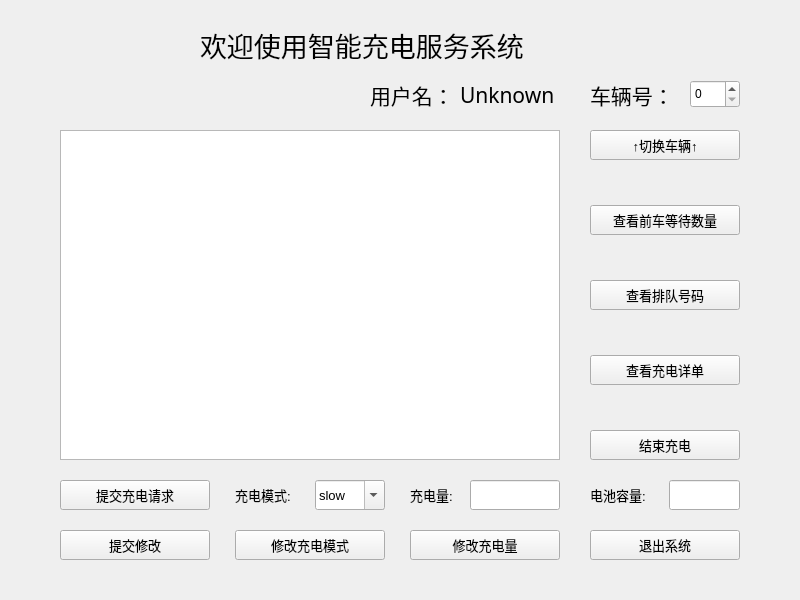
<?xml version="1.0" encoding="UTF-8"?>
<ui version="4.0">
 <class>WorkWindow</class>
 <widget class="QWidget" name="WorkWindow">
  <property name="geometry">
   <rect>
    <x>0</x>
    <y>0</y>
    <width>800</width>
    <height>600</height>
   </rect>
  </property>
  <property name="windowTitle">
   <string>Form</string>
  </property>
  <widget class="QPushButton" name="submitRequest">
   <property name="geometry">
    <rect>
     <x>60</x>
     <y>480</y>
     <width>150</width>
     <height>30</height>
    </rect>
   </property>
   <property name="font">
    <font>
     <pointsize>10</pointsize>
    </font>
   </property>
   <property name="text">
    <string>提交充电请求</string>
   </property>
  </widget>
  <widget class="QPushButton" name="changeMode">
   <property name="geometry">
    <rect>
     <x>235</x>
     <y>530</y>
     <width>150</width>
     <height>30</height>
    </rect>
   </property>
   <property name="font">
    <font>
     <pointsize>10</pointsize>
    </font>
   </property>
   <property name="text">
    <string>修改充电模式</string>
   </property>
  </widget>
  <widget class="QPushButton" name="changeCapacity">
   <property name="geometry">
    <rect>
     <x>410</x>
     <y>530</y>
     <width>150</width>
     <height>30</height>
    </rect>
   </property>
   <property name="font">
    <font>
     <pointsize>10</pointsize>
    </font>
   </property>
   <property name="text">
    <string>修改充电量</string>
   </property>
  </widget>
  <widget class="QPushButton" name="viewQueueNum">
   <property name="geometry">
    <rect>
     <x>590</x>
     <y>280</y>
     <width>150</width>
     <height>30</height>
    </rect>
   </property>
   <property name="font">
    <font>
     <pointsize>10</pointsize>
    </font>
   </property>
   <property name="text">
    <string>查看排队号码</string>
   </property>
  </widget>
  <widget class="QPushButton" name="viewWaitNum">
   <property name="geometry">
    <rect>
     <x>590</x>
     <y>205</y>
     <width>150</width>
     <height>30</height>
    </rect>
   </property>
   <property name="font">
    <font>
     <pointsize>10</pointsize>
    </font>
   </property>
   <property name="text">
    <string>查看前车等待数量</string>
   </property>
  </widget>
  <widget class="QPushButton" name="viewDetail">
   <property name="geometry">
    <rect>
     <x>590</x>
     <y>355</y>
     <width>150</width>
     <height>30</height>
    </rect>
   </property>
   <property name="font">
    <font>
     <pointsize>10</pointsize>
    </font>
   </property>
   <property name="text">
    <string>查看充电详单</string>
   </property>
  </widget>
  <widget class="QPushButton" name="endORpay">
   <property name="geometry">
    <rect>
     <x>590</x>
     <y>430</y>
     <width>150</width>
     <height>30</height>
    </rect>
   </property>
   <property name="font">
    <font>
     <pointsize>10</pointsize>
    </font>
   </property>
   <property name="text">
    <string>结束充电</string>
   </property>
  </widget>
  <widget class="QPushButton" name="submitChange">
   <property name="geometry">
    <rect>
     <x>60</x>
     <y>530</y>
     <width>150</width>
     <height>30</height>
    </rect>
   </property>
   <property name="font">
    <font>
     <pointsize>10</pointsize>
    </font>
   </property>
   <property name="text">
    <string>提交修改</string>
   </property>
  </widget>
  <widget class="QLabel" name="modeLab">
   <property name="geometry">
    <rect>
     <x>235</x>
     <y>480</y>
     <width>81</width>
     <height>30</height>
    </rect>
   </property>
   <property name="font">
    <font>
     <pointsize>10</pointsize>
    </font>
   </property>
   <property name="text">
    <string>充电模式:</string>
   </property>
  </widget>
  <widget class="QComboBox" name="modeBox">
   <property name="geometry">
    <rect>
     <x>315</x>
     <y>480</y>
     <width>70</width>
     <height>30</height>
    </rect>
   </property>
   <property name="font">
    <font>
     <pointsize>10</pointsize>
    </font>
   </property>
   <property name="editable">
    <bool>true</bool>
   </property>
   <property name="currentText">
    <string>slow</string>
   </property>
   <property name="currentIndex">
    <number>0</number>
   </property>
   <item>
    <property name="text">
     <string>slow</string>
    </property>
   </item>
   <item>
    <property name="text">
     <string>fast</string>
    </property>
   </item>
  </widget>
  <widget class="QLabel" name="capacityLab">
   <property name="geometry">
    <rect>
     <x>410</x>
     <y>480</y>
     <width>81</width>
     <height>30</height>
    </rect>
   </property>
   <property name="font">
    <font>
     <pointsize>10</pointsize>
    </font>
   </property>
   <property name="text">
    <string>充电量:</string>
   </property>
  </widget>
  <widget class="QLineEdit" name="capacityEdit">
   <property name="geometry">
    <rect>
     <x>470</x>
     <y>480</y>
     <width>90</width>
     <height>30</height>
    </rect>
   </property>
  </widget>
  <widget class="QLabel" name="usrLab">
   <property name="geometry">
    <rect>
     <x>370</x>
     <y>80</y>
     <width>101</width>
     <height>30</height>
    </rect>
   </property>
   <property name="font">
    <font>
     <family>华光隶书_CNKI</family>
     <pointsize>16</pointsize>
    </font>
   </property>
   <property name="text">
    <string>用户名：</string>
   </property>
  </widget>
  <widget class="QLabel" name="usrText">
   <property name="geometry">
    <rect>
     <x>460</x>
     <y>80</y>
     <width>111</width>
     <height>30</height>
    </rect>
   </property>
   <property name="font">
    <font>
     <family>华光隶书_CNKI</family>
     <pointsize>16</pointsize>
    </font>
   </property>
   <property name="text">
    <string>Unknown</string>
   </property>
  </widget>
  <widget class="QPushButton" name="quit">
   <property name="geometry">
    <rect>
     <x>590</x>
     <y>530</y>
     <width>150</width>
     <height>30</height>
    </rect>
   </property>
   <property name="font">
    <font>
     <pointsize>10</pointsize>
    </font>
   </property>
   <property name="text">
    <string>退出系统</string>
   </property>
  </widget>
  <widget class="QLabel" name="welcome">
   <property name="geometry">
    <rect>
     <x>200</x>
     <y>20</y>
     <width>400</width>
     <height>50</height>
    </rect>
   </property>
   <property name="sizePolicy">
    <sizepolicy hsizetype="Preferred" vsizetype="Preferred">
     <horstretch>0</horstretch>
     <verstretch>0</verstretch>
    </sizepolicy>
   </property>
   <property name="font">
    <font>
     <family>华光隶书_CNKI</family>
     <pointsize>20</pointsize>
     <italic>false</italic>
     <bold>false</bold>
    </font>
   </property>
   <property name="styleSheet">
    <string notr="true"/>
   </property>
   <property name="text">
    <string>欢迎使用智能充电服务系统</string>
   </property>
  </widget>
  <widget class="QLabel" name="batteryLab">
   <property name="geometry">
    <rect>
     <x>590</x>
     <y>480</y>
     <width>81</width>
     <height>30</height>
    </rect>
   </property>
   <property name="font">
    <font>
     <pointsize>10</pointsize>
    </font>
   </property>
   <property name="text">
    <string>电池容量:</string>
   </property>
  </widget>
  <widget class="QLineEdit" name="batteryEdit">
   <property name="geometry">
    <rect>
     <x>669</x>
     <y>480</y>
     <width>71</width>
     <height>30</height>
    </rect>
   </property>
  </widget>
  <widget class="QTextBrowser" name="infoBrowser">
   <property name="geometry">
    <rect>
     <x>60</x>
     <y>130</y>
     <width>500</width>
     <height>330</height>
    </rect>
   </property>
   <property name="styleSheet">
    <string notr="true">font: 10pt &quot;Agency FB&quot;;
font: 10pt &quot;Times New Roman&quot;;</string>
   </property>
  </widget>
  <widget class="QLabel" name="carLab">
   <property name="geometry">
    <rect>
     <x>590</x>
     <y>80</y>
     <width>101</width>
     <height>30</height>
    </rect>
   </property>
   <property name="font">
    <font>
     <family>华光隶书_CNKI</family>
     <pointsize>16</pointsize>
    </font>
   </property>
   <property name="text">
    <string>车辆号：</string>
   </property>
  </widget>
  <widget class="QPushButton" name="carButton">
   <property name="geometry">
    <rect>
     <x>590</x>
     <y>130</y>
     <width>150</width>
     <height>30</height>
    </rect>
   </property>
   <property name="font">
    <font>
     <pointsize>10</pointsize>
    </font>
   </property>
   <property name="text">
    <string>↑切换车辆↑</string>
   </property>
  </widget>
  <widget class="QSpinBox" name="spinBox">
   <property name="geometry">
    <rect>
     <x>690</x>
     <y>80</y>
     <width>50</width>
     <height>28</height>
    </rect>
   </property>
  </widget>
 </widget>
 <resources/>
 <connections/>
</ui>
